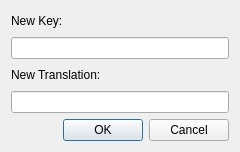
<?xml version="1.0" encoding="UTF-8"?>
<ui version="4.0">
 <class>AddTranslationDialog</class>
 <widget class="QDialog" name="AddTranslationDialog">
  <property name="geometry">
   <rect>
    <x>0</x>
    <y>0</y>
    <width>240</width>
    <height>152</height>
   </rect>
  </property>
  <property name="windowTitle">
   <string>Dialog</string>
  </property>
  <layout class="QVBoxLayout" name="verticalLayout">
   <item>
    <widget class="QLabel" name="label">
     <property name="text">
      <string>New Key:</string>
     </property>
    </widget>
   </item>
   <item>
    <widget class="QLineEdit" name="lineEdit"/>
   </item>
   <item>
    <widget class="QLabel" name="label_2">
     <property name="text">
      <string>New Translation:</string>
     </property>
    </widget>
   </item>
   <item>
    <widget class="QLineEdit" name="lineEdit_2"/>
   </item>
   <item>
    <widget class="QDialogButtonBox" name="buttonBox">
     <property name="orientation">
      <enum>Qt::Horizontal</enum>
     </property>
     <property name="standardButtons">
      <set>QDialogButtonBox::Cancel|QDialogButtonBox::Ok</set>
     </property>
    </widget>
   </item>
  </layout>
 </widget>
 <resources/>
 <connections>
  <connection>
   <sender>buttonBox</sender>
   <signal>accepted()</signal>
   <receiver>AddTranslationDialog</receiver>
   <slot>accept()</slot>
   <hints>
    <hint type="sourcelabel">
     <x>248</x>
     <y>254</y>
    </hint>
    <hint type="destinationlabel">
     <x>157</x>
     <y>274</y>
    </hint>
   </hints>
  </connection>
  <connection>
   <sender>buttonBox</sender>
   <signal>rejected()</signal>
   <receiver>AddTranslationDialog</receiver>
   <slot>reject()</slot>
   <hints>
    <hint type="sourcelabel">
     <x>316</x>
     <y>260</y>
    </hint>
    <hint type="destinationlabel">
     <x>286</x>
     <y>274</y>
    </hint>
   </hints>
  </connection>
 </connections>
</ui>
